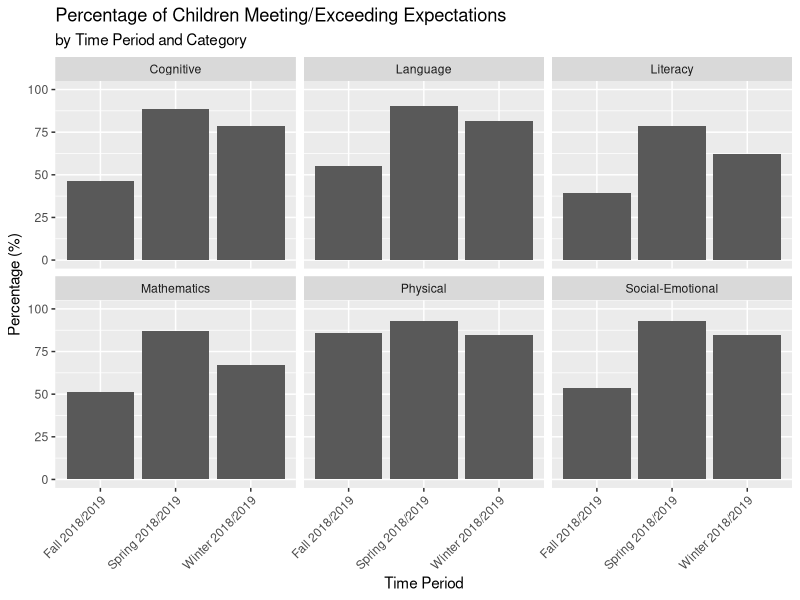
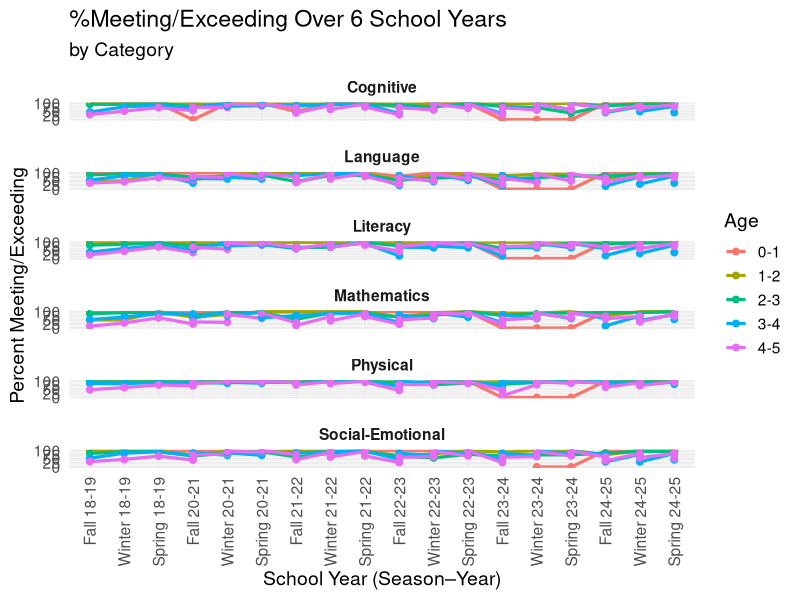
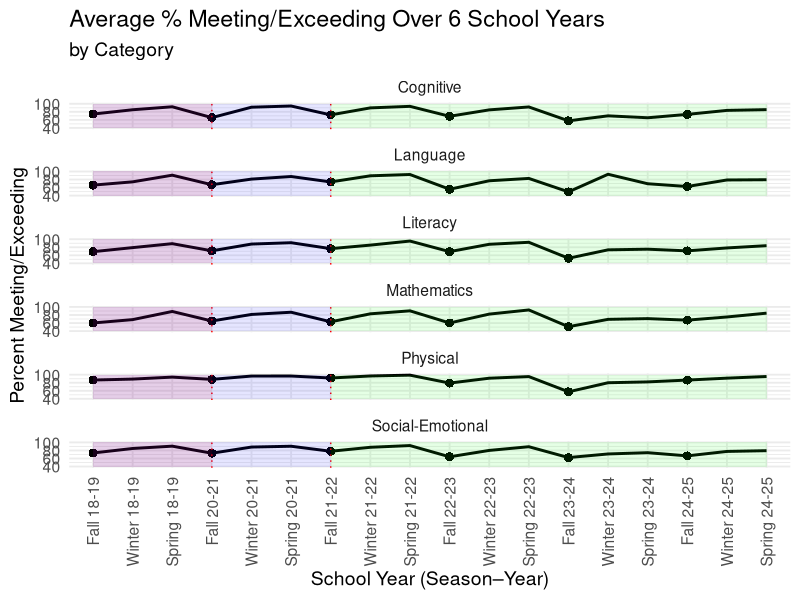
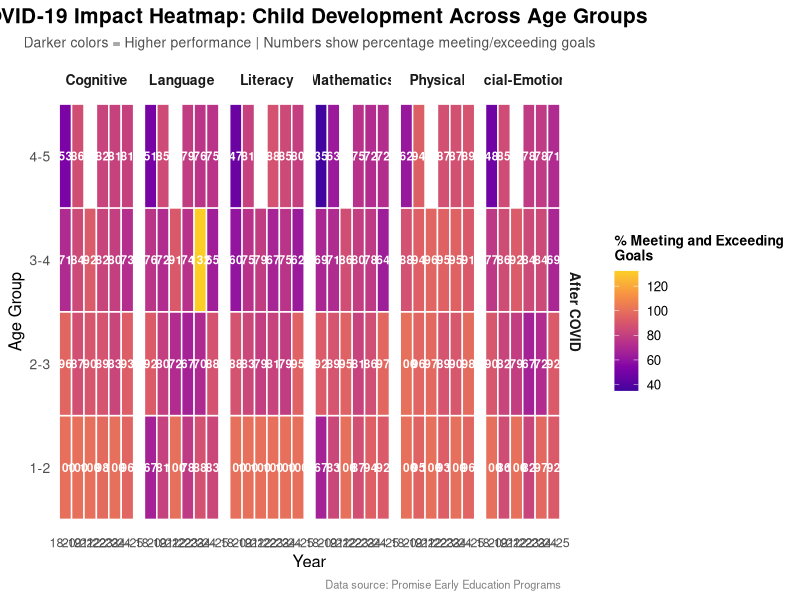
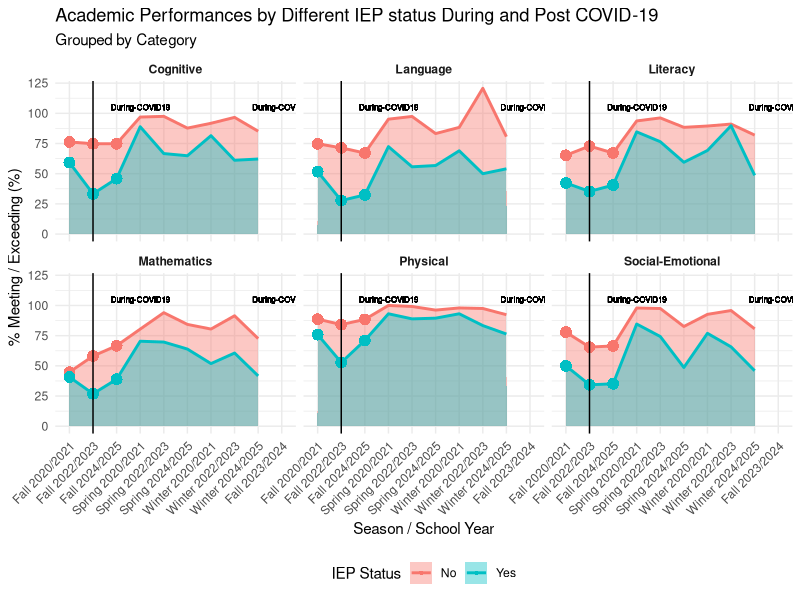
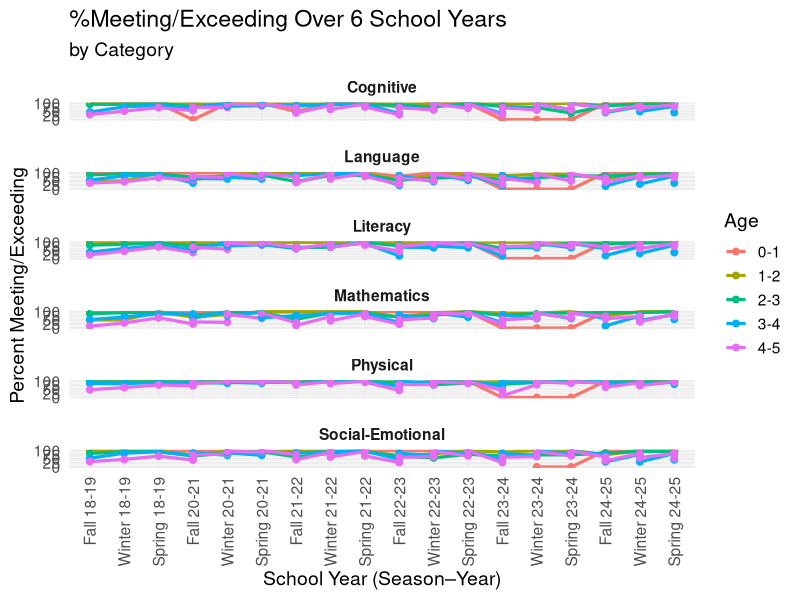
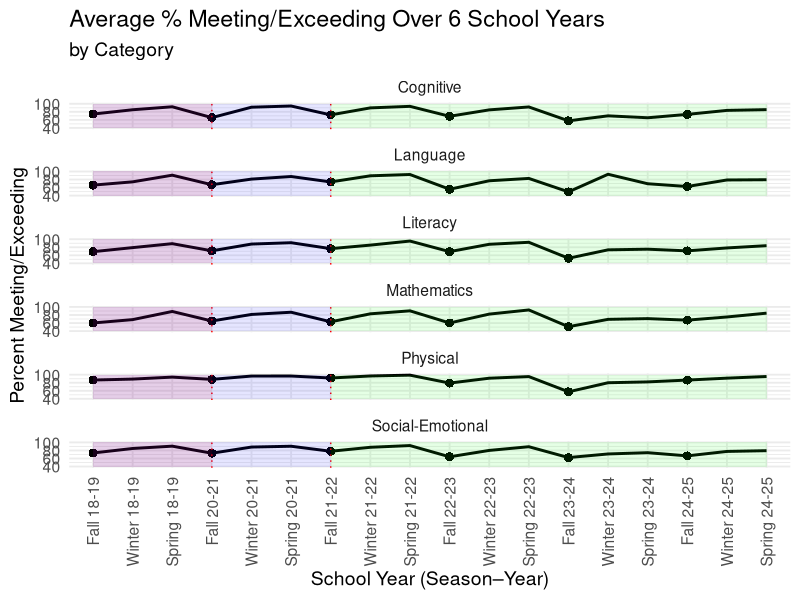
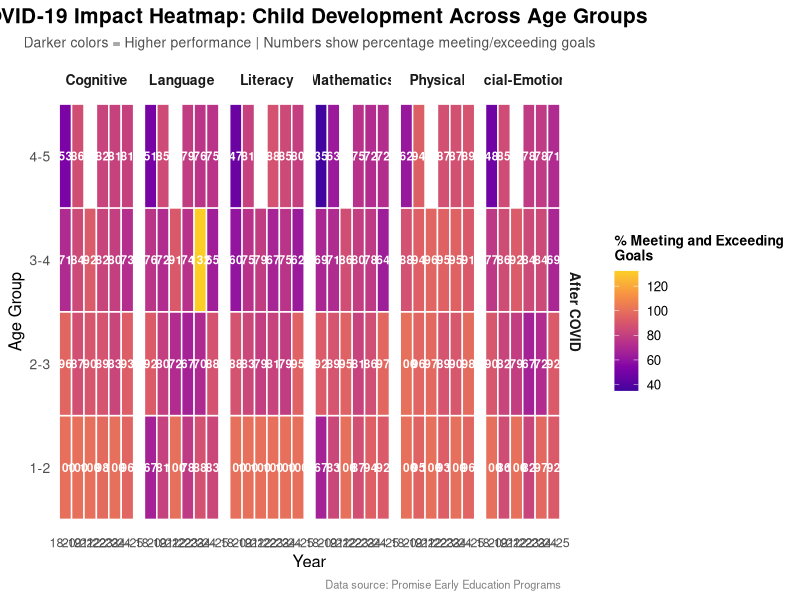

The R source for these figures, in order:
## ---- chunk 1
library(tidyverse)
library(broom)
library(readxl)
library(dplyr)
library(skimr)
## ---- chunk 2
prof_2018_2019 <- read_excel("../data/ignore/file_show.xlsx")
## ---- chunk 3
glimpse(prof_2018_2019)
## ---- chunk 4
skim(prof_2018_2019)
## ---- chunk 5
categorized_data_2018_2019 <- prof_2018_2019 |>
  group_by(`Time Period`, `Category`) |>
  summarise(
    `Total # Children` = sum(`# Children`, na.rm = TRUE), 
    `Meeting / Exceeding Children` = sum(`# Meeting / Exceeding`, na.rm = TRUE), 
    `% percentage` = round(`Meeting / Exceeding Children` / `Total # Children` * 100, 2),
    .groups = "drop"
  )
## ---- chunk 6
ggplot(categorized_data_2018_2019, aes(x = `Time Period`, y = `% percentage`)) +
  geom_col() +
  facet_wrap(~ `Category`) +
  ylim(0, 100) +
  labs(
    title = "Percentage of Children Meeting/Exceeding Expectations",
    subtitle = "by Time Period and Category",
    x = "Time Period",
    y = "Percentage (%)"
  ) + 
  theme(axis.text.x = element_text(angle = 45, hjust = 1))
## ---- chunk 7
X2018_2019 <- read_excel("../data/ignore/2018-2019.xlsx")
X2020_2021 <- read_excel("../data/ignore/2020-2021.xlsx")
X2021_2022 <- read_excel("../data/ignore/2021-2022.xlsx")
X2022_2023 <- read_excel("../data/ignore/2022-2023.xlsx")
X2023_2024 <- read_excel("../data/ignore/2023-2024.xlsx")
X2024_2025 <- read_excel("../data/ignore/2024-2025.xlsx")
## ---- chunk 8
general_data_table <- bind_rows(
  #for each year we need to first convert our number of children, number of meeting/exceeding, and percentage of meeting/exceeding in numerit values and create a year column that would help us with sorting and labeling
  X2018_2019 |>
    mutate(
      `# Children` = parse_number(as.character(`# Children`), na = c("N/A", "NA")), 
      `# Meeting / Exceeding` = parse_number(as.character(`# Meeting / Exceeding`), na = c("N/A", "NA")), 
      `% Meeting / Exceeding` = parse_number(as.character(`% Meeting / Exceeding`)), 
      year = "18-19"), 
  X2020_2021 |>
    mutate(
      `# Children` = parse_number(as.character(`# Children`), na = c("N/A", "NA")), 
      `# Meeting / Exceeding` = parse_number(as.character(`# Meeting / Exceeding`), na = c("N/A", "NA")), 
      `% Meeting / Exceeding` = parse_number(as.character(`% Meeting / Exceeding`)), 
      year = "20-21"), 
  X2021_2022|>
    mutate(
      `# Children` = parse_number(as.character(`# Children`), na = c("N/A", "NA")), 
      `# Meeting / Exceeding` = parse_number(as.character(`# Meeting / Exceeding`), na = c("N/A", "NA")), 
      `% Meeting / Exceeding` = parse_number(as.character(`% Meeting / Exceeding`)), 
      year = "21-22"), 
  X2022_2023|>
    mutate(
      `# Children` = parse_number(as.character(`# Children`), na = c("N/A", "NA")), 
      `# Meeting / Exceeding` = parse_number(as.character(`# Meeting / Exceeding`), na = c("N/A", "NA")), 
      `% Meeting / Exceeding` = parse_number(as.character(`% Meeting / Exceeding`)), 
      year = "22-23"), 
  X2023_2024|>
    mutate(
      `# Children` = parse_number(as.character(`# Children`), na = c("N/A", "NA")), 
      `# Meeting / Exceeding` = parse_number(as.character(`# Meeting / Exceeding`), na = c("N/A", "NA")), 
      `% Meeting / Exceeding` = parse_number(as.character(`% Meeting / Exceeding`), na = c("N/A", "NA", "#DIV/0!")), 
      year = "23-24"), 
  X2024_2025|>
    mutate(
      `# Children` = parse_number(as.character(`# Children`), na = c("N/A", "NA")), 
      `# Meeting / Exceeding` = parse_number(as.character(`# Meeting / Exceeding`), na = c("N/A", "NA")), 
      `% Meeting / Exceeding` = parse_number(as.character(`% Meeting / Exceeding`)), 
      year = "24-25")
  ) |>
  #shortening and simplifying the label for each school year and trimester
  mutate(
    season = case_when(
      str_detect(`Time Period`, "Fall") ~ "Fall",
      str_detect(`Time Period`, "Winter") ~ "Winter",
      str_detect(`Time Period`, "Spring") ~ "Spring"
    ),
    label = paste(season, year),
    #sorting for chronological order taking the beginning of the school year and the code for each season (Fall - 1, Winter - 2, Spring - 3)
    #e.g. Fall 2018-2019 -> 181, Winter 2021-2022 -> 212
    sort_num = as.numeric(str_sub(year, 1, 2)) * 10 + match(season, c("Fall","Winter","Spring")) 
  )
#ordering our data chronologically
general_data_table <- general_data_table |>
  mutate(
    label = fct_reorder(label, sort_num)
  )
## ---- chunk 9
general_data_plot <- ggplot(general_data_table, aes(x = label, y = `% Meeting / Exceeding`, color = Age, group = Age)) +
  geom_line(size = 1.1) +
  geom_point(size = 2) +
  facet_wrap(~ Category, ncol = 1) +
  ylim(0, 100)+
  labs(
    title = "%Meeting/Exceeding Over 6 School Years",
    subtitle = "by Category",
    x = "School Year (Season–Year)",
    y = "Percent Meeting/Exceeding"
  ) +
  theme_minimal(base_size = 14) +
  theme(
    axis.text.x = element_text(angle = 90, hjust = 1, vjust = 0.5),
    strip.text = element_text(face = "bold"),
    panel.spacing = unit(1, "lines")
  )

general_data_plot

#saving
ggsave("general_plot.png", general_data_plot, width = 10, height = 20, dpi = 300)
## ---- chunk 10
#creating a new column that would help us highlight the beginning of the school year
average_general_data_table <- general_data_table |>
  mutate(is_fall = (`season` == "Fall"))

#calculating the average of all age groups' seasonal performance
average_general_data_table <- average_general_data_table |>
  group_by(Category, label, sort_num, is_fall) |>
  summarise(
    `Avg Meeting Exceeding` = mean(`% Meeting / Exceeding`, na.rm = TRUE),
    .groups = "drop"
  )

average_general_data_table 

#plotting
average_general_data_plot <- ggplot(average_general_data_table, aes(x = label, y = `Avg Meeting Exceeding`, group = Category)) +
  geom_line(size = 1) +
  geom_point(aes(size = ifelse(is_fall, 4, NA)), shape = 20, stroke = 0) +
  geom_vline(xintercept = "Fall 20-21", linetype = "dotted", color = "red")+
  geom_vline(xintercept = "Fall 21-22", linetype = "dotted", color = "red")+
  annotate("rect", xmin="Fall 18-19", xmax="Fall 20-21", ymin = 40, ymax = 100, alpha = 0.1, fill = "red")+
  annotate("rect", xmin="Fall 18-19", xmax="Fall 21-22", ymin = 40, ymax = 100, alpha = 0.1, fill = "blue")+
  annotate("rect", xmin="Fall 21-22", xmax="Spring 24-25", ymin = 40, ymax = 100, alpha = 0.1, fill = "green")+
  facet_wrap(~ Category, ncol = 1) +
  ylim(40, 100)+
  labs(
    title = "Average % Meeting/Exceeding Over 6 School Years",
    subtitle = "by Category",
    x = "School Year (Season–Year)",
    y = "Percent Meeting/Exceeding"
  ) +
  theme_minimal(base_size = 14) +
  theme(
    axis.text.x = element_text(angle = 90, hjust = 1, vjust = 0.5),
    legend.position = "none"
  )

average_general_data_plot

#saving
ggsave("average_general_plot.png", average_general_data_plot, width = 10, height = 15, dpi = 300)
## ---- chunk 11
# filter 0-1 age group and calculate percentages
data <- general_data_table |>
filter(Age != "0-1") |>
drop_na() |>
group_by(year, Category, Age) |>
summarise(percent = sum(`# Meeting / Exceeding`) / sum(`# Children`) * 100, .groups = "drop") |>
mutate( covid_period = case_when(
year == "2019" ~ "Before COVID",
year %in% c("2021", "2022") ~ "During COVID",
TRUE ~ "After COVID"
  ),
covid_period = factor(covid_period, levels = c("Before COVID", "During COVID", "After COVID"))
)

## Heatmap
covid_plot <- ggplot(data, aes(x = year, y = Age, fill = percent)) +
geom_tile(color = "white", size = 0.5) +
geom_text(aes(label = round(percent, 0)), color = "white", fontface = "bold", size = 3) +
facet_grid(covid_period ~ Category, scales = "free_y", space = "free_y") +
scale_fill_viridis_c(option = "plasma", begin = 0.1, end = 0.9) +
labs(title = "COVID-19 Impact Heatmap: Child Development Across Age Groups",
subtitle = "Darker colors = Higher performance | Numbers show percentage meeting/exceeding goals",
x = "Year", y = "Age Group", fill = "% Meeting and Exceeding\nGoals",
caption = "Data source: Promise Early Education Programs") +
theme_minimal(base_size = 12) +
theme(
plot.title = element_text(face = "bold", size = 15, hjust = 0.5),
plot.subtitle = element_text(size = 10, hjust = 0.5, color = "gray30", margin = margin(b = 10)),
axis.text.x = element_text(angle = 0, hjust = 0.5, size = 9),
axis.text.y = element_text(size = 10),
strip.text = element_text(face = "bold", size = 10),
legend.position = "right",
legend.title = element_text(face = "bold", size = 10),
panel.grid = element_blank(),
plot.caption = element_text(size = 8, color = "gray50", hjust = 1)
  )

# Save png
ggsave("covid_impact_heatmap.png", covid_plot, width = 14, height = 10, dpi = 300)
covid_plot
## ---- chunk 12
all_year <- bind_rows(
  #for each year we need to first convert our number of children, number of meeting/exceeding, and percentage of meeting/exceeding in numerit values and create a year column that would help us with sorting and labeling
  X2018_2019 |>
    mutate(
      `# Children` = parse_number(as.character(`# Children`), na = c("N/A", "NA")), 
      `# Meeting / Exceeding` = parse_number(as.character(`# Meeting / Exceeding`), na = c("N/A", "NA")), 
      `% Meeting / Exceeding` = parse_number(as.character(`% Meeting / Exceeding`)), 
      year = "18-19"), 
  X2020_2021 |>
    mutate(
      `# Children` = parse_number(as.character(`# Children`), na = c("N/A", "NA")), 
      `# Meeting / Exceeding` = parse_number(as.character(`# Meeting / Exceeding`), na = c("N/A", "NA")), 
      `% Meeting / Exceeding` = parse_number(as.character(`% Meeting / Exceeding`)), 
      year = "20-21"), 
  X2021_2022|>
    mutate(
      `# Children` = parse_number(as.character(`# Children`), na = c("N/A", "NA")), 
      `# Meeting / Exceeding` = parse_number(as.character(`# Meeting / Exceeding`), na = c("N/A", "NA")), 
      `% Meeting / Exceeding` = parse_number(as.character(`% Meeting / Exceeding`)), 
      year = "21-22"), 
  X2022_2023|>
    mutate(
      `# Children` = parse_number(as.character(`# Children`), na = c("N/A", "NA")), 
      `# Meeting / Exceeding` = parse_number(as.character(`# Meeting / Exceeding`), na = c("N/A", "NA")), 
      `% Meeting / Exceeding` = parse_number(as.character(`% Meeting / Exceeding`)), 
      year = "22-23"), 
  X2023_2024|>
    mutate(
      `# Children` = parse_number(as.character(`# Children`), na = c("N/A", "NA")), 
      `# Meeting / Exceeding` = parse_number(as.character(`# Meeting / Exceeding`), na = c("N/A", "NA")), 
      `% Meeting / Exceeding` = parse_number(as.character(`% Meeting / Exceeding`), na = c("N/A", "NA", "#DIV/0!")), 
      year = "23-24"), 
  X2024_2025|>
    mutate(
      `# Children` = parse_number(as.character(`# Children`), na = c("N/A", "NA")), 
      `# Meeting / Exceeding` = parse_number(as.character(`# Meeting / Exceeding`), na = c("N/A", "NA")), 
      `% Meeting / Exceeding` = parse_number(as.character(`% Meeting / Exceeding`)), 
      year = "24-25")
  ) |>
  #shortening and simplifying the label for each school year and trimester
  mutate(
    season = case_when(
      str_detect(`Time Period`, "Fall") ~ "Fall",
      str_detect(`Time Period`, "Winter") ~ "Winter",
      str_detect(`Time Period`, "Spring") ~ "Spring"
    ),
    label = paste(season, year),
    #sorting for chronological order taking the beginning of the school year and the code for each season (Fall - 1, Winter - 2, Spring - 3)
    #e.g. Fall 2018-2019 -> 181, Winter 2021-2022 -> 212
    sort_num = as.numeric(str_sub(year, 1, 2)) * 10 + match(season, c("Fall","Winter","Spring")) 
  )
#ordering our data chronologically
general_data_table <- general_data_table |>
  mutate(
    label = fct_reorder(label, sort_num)
  )


all_year <- all_year |>
  mutate(
    IEP = na_if(IEP, "N/A"))


IEP_data <- all_year |>
  filter(!is.na(IEP)) |>
  group_by(Category, IEP, `Time Period`) |>
  summarise(
    n_children = sum(`# Children`, na.rm = TRUE),
    n_meeting  = sum(`# Meeting / Exceeding`, na.rm = TRUE),
    .groups = "drop"
  ) |>
  mutate(
    pct_meeting = 100 * n_meeting / n_children
  ) |>
  filter(!is.na(pct_meeting)) |>
  mutate(
    TimePeriod_f = factor(
      `Time Period`,
      levels = sort(unique(`Time Period`))
    )
  )

IEP_data <- IEP_data |>
  mutate(
    Season = str_extract(`Time Period`, "^(Fall|Winter|Spring)"))

IEP_data <- IEP_data |>
  mutate(is_fall = Season == "Fall")

ggplot(
  IEP_data,
  aes(x = TimePeriod_f, y = pct_meeting,
      fill = IEP, group = IEP)
) +
  geom_area(position = "identity", alpha = 0.4) +
  geom_line(aes(color = IEP), size = 1) +
  geom_point(aes(size = ifelse(is_fall, 4, NA)), shape = 21 , stroke = 0) +
  geom_vline(xintercept = "Fall 2022/2023") +
  geom_text( 
    aes(x = "Fall 2023/2024", y = 105, label = "During-COVID19"),
    size = 2) +
  geom_text( 
    aes(x = "Spring 2020/2021", y = 105, label = "During-COVID19"),
    size = 2) +
  facet_wrap(~ Category) +
  labs(
    title = "Academic Performances by Different IEP status During and Post COVID-19",
    x = "Season / School Year",
    y = "% Meeting / Exceeding (%)",
    subtitle = "Grouped by Category ",
    fill = "IEP Status",
    color = "IEP Status"
  ) +
  scale_size_identity(guide = "none") +
  theme_minimal() +
  theme(
    axis.text.x = element_text(angle = 45, hjust = 1),
    legend.position = "bottom",
    strip.text = element_text(face = "bold")
  )
